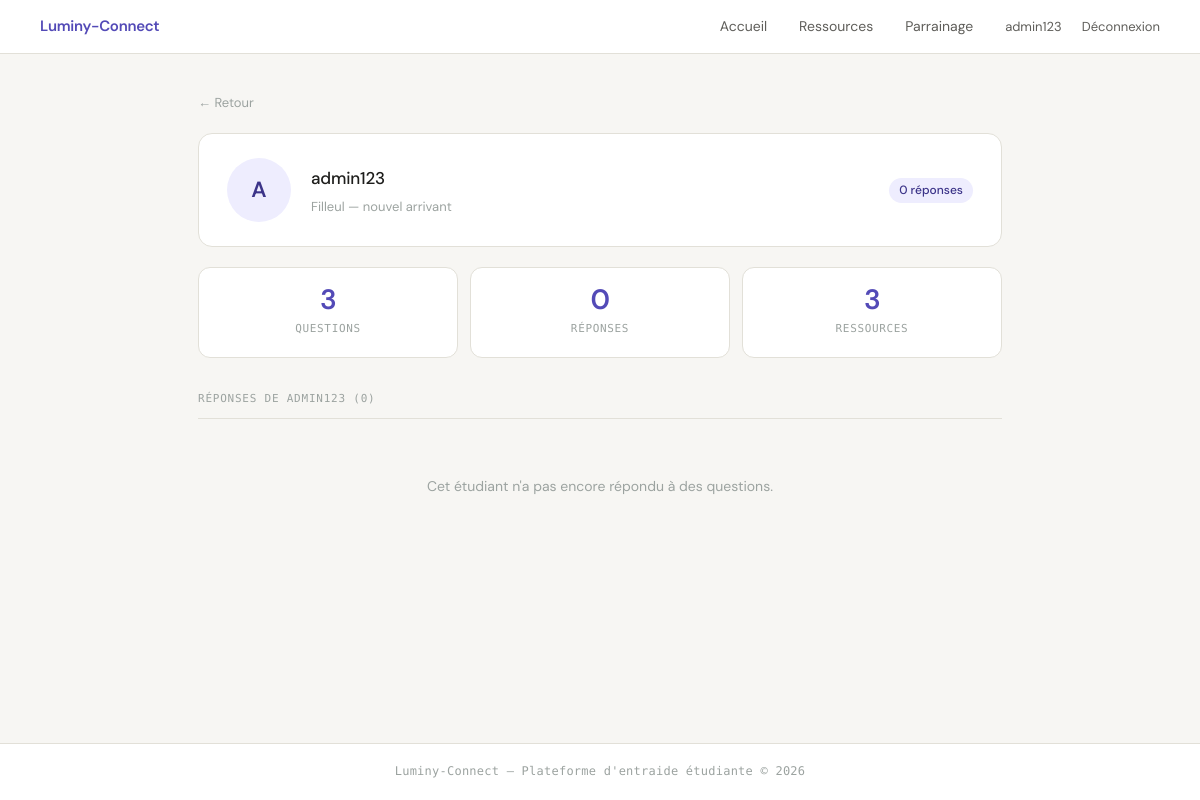
The app's page /utilisateur/1 (signed in) with its own data.
### tables this page shows
CREATE TABLE utilisateur (
            id INTEGER PRIMARY KEY AUTOINCREMENT,
            nom_utilisateur TEXT UNIQUE NOT NULL,
            mot_de_passe TEXT NOT NULL,
            est_parrain INTEGER NOT NULL
        );

### app.py (the view)
@app.route('/utilisateur/<int:user_id>')
@login_required
def profil_public(user_id):
    user     = get_utilisateur(user_id)
    if not user:
        return redirect(url_for('accueil'))
    stats    = get_stats_utilisateur(user_id)
    reponses = get_reponses_de(user_id)
    return render_template('profil_public.html', user=user, stats=stats, reponses=reponses)

### data_model.py (called while the page is built)
def login_required(f):
    @wraps(f)
    def decorated_function(*args, **kwargs):
        if "user_id" not in session:
            return redirect(url_for('connexion'))
        return f(*args, **kwargs)
    return decorated_function

def db_fetch(query, args=(), fetch_all=False, db_name=DBFILENAME):
    with sqlite3.connect(db_name) as conn:
        conn.row_factory = sqlite3.Row
        cur = conn.execute(query, args)
        if fetch_all:
            res = cur.fetchall()
            return [dict(e) for e in res] if res else []
        else:
            res = cur.fetchone()
            return dict(res) if res else None

def get_reponses_de(user_id):
    query = """
        SELECT reponse.id, reponse.message,
               demande_aide.id        AS demande_id,
               demande_aide.matiere,
               demande_aide.description AS question
        FROM reponse
        JOIN demande_aide ON reponse.demande_id = demande_aide.id
        WHERE reponse.auteur_id = ?
        ORDER BY reponse.id DESC
    """
    return db_fetch(query, (user_id,), fetch_all=True)

def get_utilisateur(user_id):
    query = "SELECT id, nom_utilisateur, est_parrain FROM utilisateur WHERE id = ?"
    return db_fetch(query, (user_id,))

def get_stats_utilisateur(user_id):
    demandes   = db_fetch("SELECT COUNT(*) AS c FROM demande_aide WHERE auteur_id = ?", (user_id,))
    reponses   = db_fetch("SELECT COUNT(*) AS c FROM reponse      WHERE auteur_id = ?", (user_id,))
    ressources = db_fetch("SELECT COUNT(*) AS c FROM ressource     WHERE auteur_id = ?", (user_id,))
    return {
        'demandes':   demandes['c']   if demandes   else 0,
        'reponses':   reponses['c']   if reponses   else 0,
        'ressources': ressources['c'] if ressources else 0,
    }

### templates/profil_public.html
{% include 'en_tete.html' %}
<main>
  <a href="javascript:history.back()" class="lien-retour">← Retour</a>
  <div class="carte-profil">
    <div class="avatar lg">{{ user.nom_utilisateur[0]|upper }}</div>
    <div class="profil-info">
      <h2>{{ user.nom_utilisateur }}</h2>
      <p class="role">
        {% if user.est_parrain %}Parrain — étudiant expérimenté{% else %}Filleul — nouvel arrivant{% endif %}
      </p>
    </div>
    <span class="score" style="margin-left: auto;">
      {{ stats.reponses }} réponse{% if stats.reponses != 1 %}s{% endif %}
    </span>
  </div>
  <div class="stats-row">
    <div class="stat-box">
      <div class="val">{{ stats.demandes }}</div>
      <div class="label">Questions</div>
    </div>
    <div class="stat-box">
      <div class="val">{{ stats.reponses }}</div>
      <div class="label">Réponses</div>
    </div>
    <div class="stat-box">
      <div class="val">{{ stats.ressources }}</div>
      <div class="label">Ressources</div>
    </div>
  </div>
  <div class="divider">
    Réponses de {{ user.nom_utilisateur }} ({{ reponses|length }})
  </div>
  {% for r in reponses %}
  <div class="carte-reponse">
    <p>{{ r.message }}</p>
    <small>
      <span class="matiere">{{ r.matiere }}</span>
      &nbsp;·
      <a href="/demande/{{ r.demande_id }}">{{ r.question | truncate(60) }}</a>
    </small>
  </div>
  {% else %}
  <p class="vide">Cet étudiant n'a pas encore répondu à des questions.</p>
  {% endfor %}
</main>
{% include 'pied_de_page.html' %}

### templates/en_tete.html (shortened to what this page needs)
<!DOCTYPE html>
<html lang="fr">
<head>
  <link rel="stylesheet" href="{{ url_for('static', filename='style.css') }}">
</head>
<body>
<nav>
  <a href="/" class="brand">Luminy-Connect</a>
  {% if session.get('user_id') %}
    <a href="/">Accueil</a>
    <a href="/ressources">Ressources</a>
    <a href="/mon-parrainage">Parrainage</a>
    <span class="nav-user">
      <a href="/profil">{{ session.get('nom') }}</a>
      <a href="/deconnexion">Déconnexion</a>
    </span>
  {% else %}
    <span class="nav-user"><a href="/connexion">Connexion</a></span>
  {% endif %}
</nav>

### static/style.css (style rules this page uses)
:root { --violet: #534AB7; --violet-hover: #4540a0; --violet-clair: #EEEDFE; --violet-texte: #3C3489; --teal: #0F6E56; --teal-clair: #E1F5EE; --gris-bg: #f7f6f3; --gris-carte: #f1efe8; --gris-bord: #e2e0d8; --gris-texte: #5F5E5A; --gris-doux: #9ca3a0; --noir: #1e1e1c; --blanc: #ffffff; --rouge-clair: #FCEBEB; --rouge: #A32D2D; --vert-clair: #EAF3DE; --vert: #3B6D11; }
*, *::before, *::after { box-sizing: border-box; margin: 0; padding: 0; }
html { height: 100%; }
body { font-family: 'DM Sans', system-ui, sans-serif; font-size: 15px; line-height: 1.65; color: var(--noir); background: var(--gris-bg); min-height: 100vh; display: flex; flex-direction: column; }
a { color: var(--violet); text-decoration: none; }
h2 { font-size: 17px; font-weight: 500; margin-bottom: 0.75rem; letter-spacing: -0.01em; }
nav { background: rgba(255,255,255,0.95); backdrop-filter: blur(10px); border-bottom: 0.5px solid var(--gris-bord); padding: 0 40px; height: 54px; display: flex; align-items: center; gap: 32px; position: sticky; top: 0; z-index: 100; }
nav .brand { font-weight: 600; font-size: 15px; color: var(--violet); margin-right: auto; letter-spacing: -0.02em; }
nav > a { font-size: 14px; color: var(--gris-texte); padding: 4px 0; position: relative; transition: color 0.15s; }
nav > a::after { content: ''; position: absolute; bottom: -2px; left: 0; right: 0; height: 1.5px; background: var(--violet); transform: scaleX(0); transition: transform 0.15s; }
nav .nav-user { font-size: 13px; display: flex; align-items: center; gap: 20px; }
nav .nav-user a { font-size: 13px; color: var(--gris-texte); transition: color 0.15s; }
main { width: 100%; max-width: 860px; margin: 0 auto; padding: 36px 28px; flex: 1; }
.divider { font-size: 11px; color: var(--gris-doux); text-transform: uppercase; letter-spacing: 0.07em; margin: 32px 0 16px; padding-bottom: 10px; border-bottom: 0.5px solid var(--gris-bord); font-family: 'DM Mono', monospace; }
.avatar { width: 48px; height: 48px; border-radius: 50%; background: var(--violet-clair); color: var(--violet-texte); font-size: 16px; font-weight: 600; display: flex; align-items: center; justify-content: center; flex-shrink: 0; text-transform: uppercase; }
.avatar.lg { width: 64px; height: 64px; font-size: 22px; }
.carte-profil { background: var(--blanc); border: 0.5px solid var(--gris-bord); border-radius: 14px; padding: 24px 28px; margin-bottom: 20px; display: flex; align-items: center; gap: 20px; }
.carte-profil .profil-info h2 { margin-bottom: 4px; }
.carte-profil .profil-info .role { font-size: 13px; color: var(--gris-doux); }
.stats-row { display: flex; gap: 12px; margin-bottom: 24px; }
.stat-box { flex: 1; background: var(--blanc); border: 0.5px solid var(--gris-bord); border-radius: 12px; padding: 18px 14px; text-align: center; transition: border-color 0.15s; }
.stat-box .val { font-size: 28px; font-weight: 600; color: var(--violet); line-height: 1; letter-spacing: -0.02em; }
.stat-box .label { font-size: 11px; color: var(--gris-doux); margin-top: 6px; text-transform: uppercase; letter-spacing: 0.06em; font-family: 'DM Mono', monospace; }
.score { font-size: 12px; font-weight: 500; padding: 3px 10px; border-radius: 20px; background: var(--violet-clair); color: var(--violet-texte); }
.lien-retour { font-size: 13px; color: var(--gris-doux); display: inline-block; margin-bottom: 20px; transition: color 0.15s; }
.vide { font-size: 14px; color: var(--gris-doux); text-align: center; padding: 40px 0; }

### records on screen
utilisateur: get "admin123", nom_utilisateur "A", nom_utilisateur "admin123", nom_utilisateur "ADMIN123"

### other values on screen
{{ stats.reponses }} "0"
{{ stats.demandes }} "3"
{{ stats.ressources }} "3"
{{ reponses|length }} "0"
